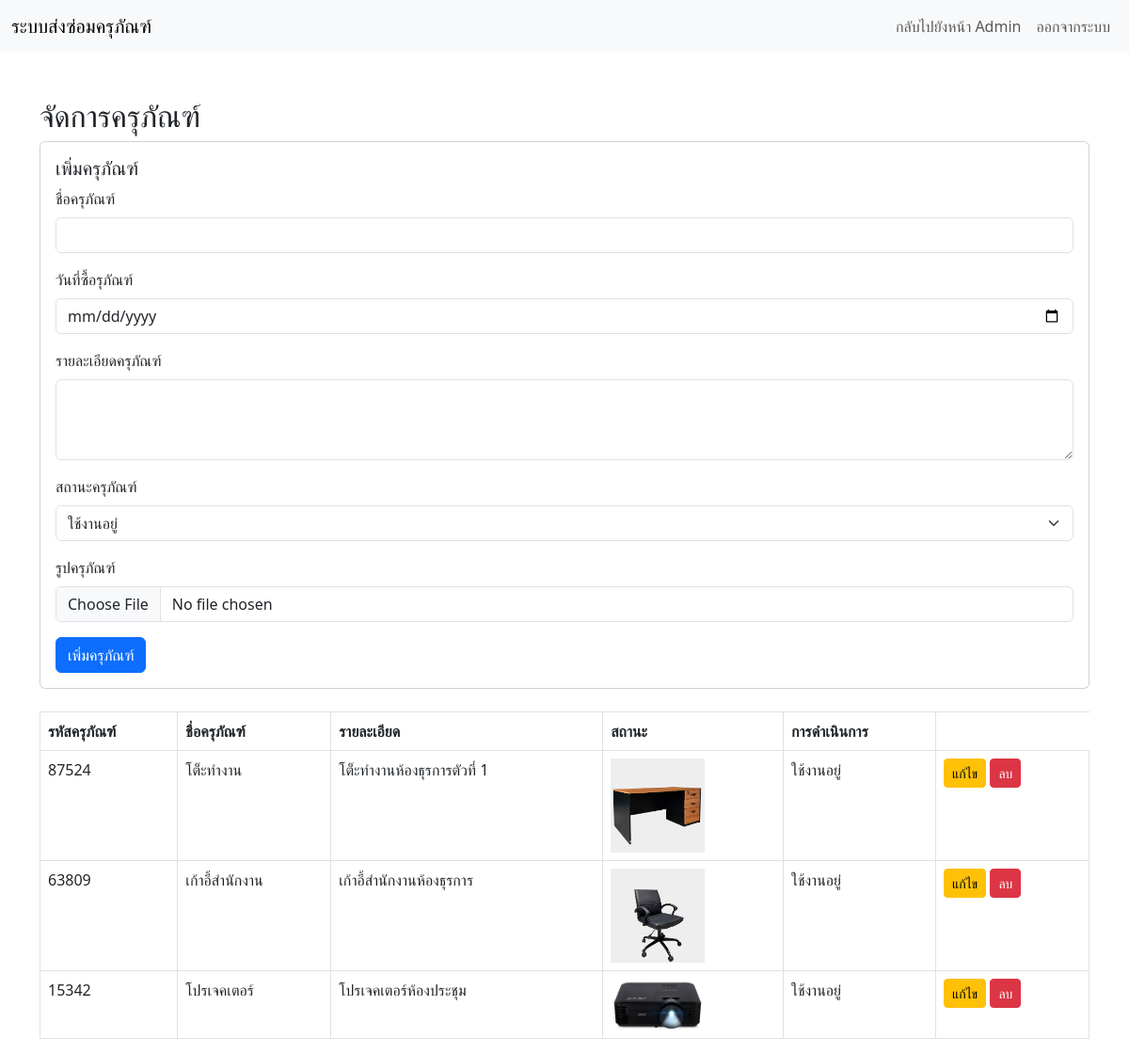
Page /manage_equipment.php (signed in) on the committed database.
### tables this page shows
CREATE TABLE `equipment` (
  `id` int(11) NOT NULL,
  `name` varchar(100) NOT NULL,
  `description` text DEFAULT NULL,
  `purchase_date` date DEFAULT NULL,
  `status` int(5) NOT NULL,
  `created_at` timestamp NOT NULL DEFAULT current_timestamp(),
  `image` longtext NOT NULL,
  `bib` varchar(255) NOT NULL
);

CREATE TABLE `status_equipment` (
  `id_e` int(11) NOT NULL,
  `name_e` varchar(100) NOT NULL
);

### manage_equipment.php (the view, shortened to what this page needs)
<?php
require_once 'connect.php';
$sql="SELECT * FROM equipment a INNER JOIN status_equipment b ON a.status = b.id_e";
$result = mysqli_query($conn, $sql);
?>
<!DOCTYPE html>
<html lang="th">
<head>
    <link href="https://cdn.jsdelivr.net/npm/bootstrap@5.3.0-alpha1/dist/css/bootstrap.min.css" rel="stylesheet">
</head>
<body>
    <nav class="navbar navbar-expand-lg navbar-light bg-light">
        <div class="container-fluid">
            <a class="navbar-brand" href="#">ระบบส่งซ่อมครุภัณฑ์</a>
            <div class="collapse navbar-collapse" id="navbarNav">
                <ul class="navbar-nav ms-auto">
                    <li class="nav-item">
                        <a class="nav-link" href="admin.php">กลับไปยังหน้า Admin</a>
                    </li>
                    <li class="nav-item">
                        <a class="nav-link" href="logout.php">ออกจากระบบ</a>
                    </li>
                </ul>
            </div>
        </div>
    </nav>
    <div class="container mt-5">
        <h2>จัดการครุภัณฑ์</h2>
        <div class="card mb-4">
            <div class="card-body">
                <h5 class="card-title">เพิ่มครุภัณฑ์</h5>
                <form action="insert_equipment.php" method="POST"enctype="multipart/form-data">
                    <div class="mb-3">
                        <label for="name" class="form-label">ชื่อครุภัณฑ์</label>
                        <input type="text" class="form-control" id="name" name="name" required>
                    </div>
                    <div class="mb-3">
                        <label for="name" class="form-label">วันที่ซื้อรุภัณฑ์</label>
                        <input type="date" class="form-control" id="purchase" name="purchase" required>
                    </div>
                    <div class="mb-3">
                        <label for="description" class="form-label">รายละเอียดครุภัณฑ์</label>
                        <textarea class="form-control" id="description" name="description" rows="3" required></textarea>
                    </div>
                    <div class="mb-3">
                        <label for="status" class="form-label">สถานะครุภัณฑ์</label>
                        <select class="form-select" id="status" name="status" required>
                            <option value="1">ใช้งานอยู่</option>
                        </select>
                    </div>
                    <div class="mb-3">
                        <label for="image" class="form-label">รูปครุภัณฑ์</label>
                        <input type="file" class="form-control" id="image" name="image" required>
                    </div>
                    <button type="submit" name="add" class="btn btn-primary">เพิ่มครุภัณฑ์</button>
                </form>
            </div>
        </div>
        <table class="table table-bordered">
            <thead>
                <tr>
                    <th>รหัสครุภัณฑ์</th>
                    <th>ชื่อครุภัณฑ์</th>
                    <th>รายละเอียด</th>
                    <th>สถานะ</th>
                    <th>การดำเนินการ</th>
                </tr>
            </thead>
            <tbody>
                <?php while ($row = $result->fetch_assoc()): ?>
                <tr>
                    <td><?php echo $row['bib']; ?></td>
                    <td><?php echo $row['name']; ?></td>
                    <td><?php echo $row['description']; ?></td>
                    <td><img src="uploads/<?php echo htmlspecialchars($row['image']); ?>" style="width: 100px; height: auto;"></td>
                    <td><?php echo $row['name_e']; ?></td>
                    <td>
                        <a href="edit_equipment.php?id=<?php echo $row['id']; ?>" class="btn btn-warning btn-sm">แก้ไข</a>
                        <a href="delete_equipment.php?id=<?php echo $row['id']; ?>" class="btn btn-danger btn-sm" onclick="return confirm('คุณแน่ใจหรือว่าต้องการลบครุภัณฑ์นี้?');">ลบ</a>
                    </td>
                </tr>
                <?php endwhile; ?>
            </tbody>
        </table>
    </div>
</body>
</html>

### rows in the picture
equipment: bib "87524", name "โต็ะทำงาน", description "โต็ะทำงานห้องธุรการตัวที่ 1", image (picture), status.name_e "ใช้งานอยู่"
equipment: bib "63809", name "เก้าอี้สำนักงาน", description "เก้าอี้สำนักงานห้องธุรการ", image (picture), status.name_e "ใช้งานอยู่"
equipment: bib "15342", name "โปรเจคเตอร์", description "โปรเจคเตอร์ห้องประชุม", image (picture), status.name_e "ใช้งานอยู่"
